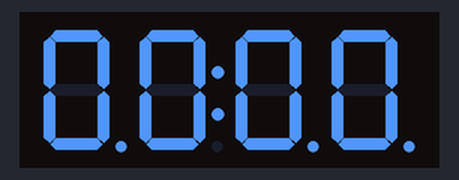
Recording of a sketch running on a simulated Arduino Uno, built with avr-gcc and run on an emulated ATmega328P. Parts: 4-digit seven-segment display.

Above: at 0.18 s.
At 4.44 s:
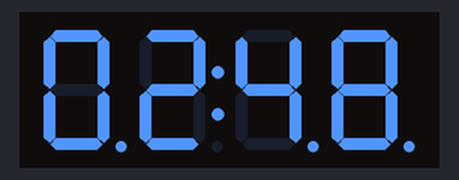
At 9.93 s:
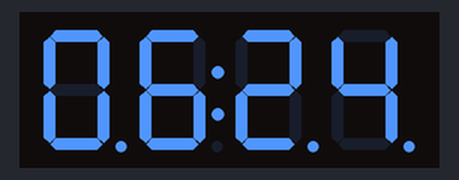
At 19.69 s:
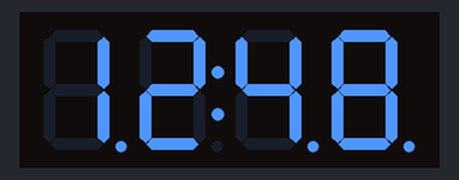
At 28.83 s:
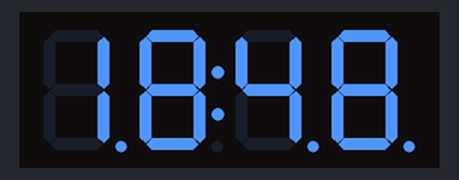
At 39.51 s:
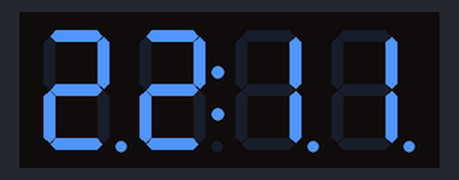

The sketch:

Latihan_10.ino
```cpp
#include <Arduino.h>
#include <TM1637Display.h> // libary external yang digunakan

TM1637Display display(2, 3);  // untuk mendefinisikan function display dengan libary yang digunakan, 'nama libary' display(pinCLK, pinDIO)

int i;
int a;
void setup() {
  display.setBrightness(7);  // mengatur tingkat kecerahan (nilai : 0-7)
}

void loop() {
  for (i = 0; i < 24; i++)  // menghitung 0-23:59
  {
    display.showNumberDecEx(i,0b11100000,true,2,0);
    for (a = 0; a < 60; a++) {
      display.showNumberDecEx(a,0b11100000,true,2,2);
      delay(10);
    }

    delay(0);
  }

  for (i = 23; i > -1; i--)  // menghitung 23:59-0
  {
    display.showNumberDecEx(i,0b11100000,true,2,0);
    for (a = 59; a > -1; a--) {
      display.showNumberDecEx(a,0b11100000,true,2,2);
      delay(10);
    }

    delay(0);
  }
}
```
